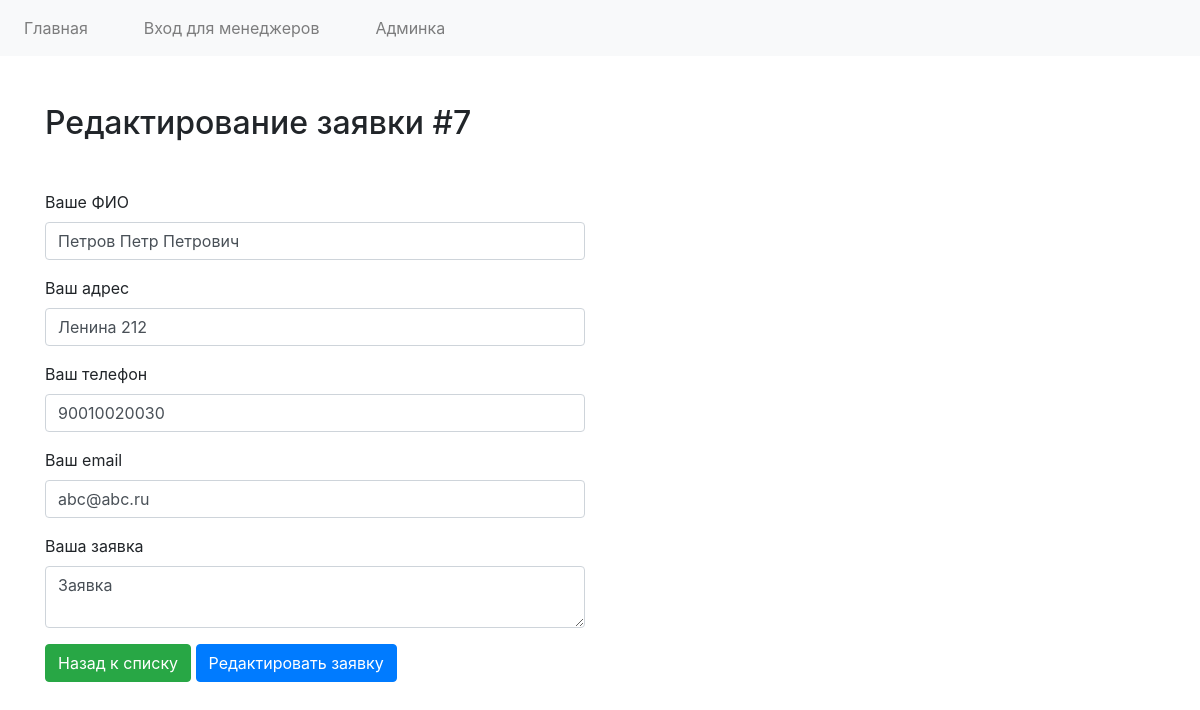
/admin-edit.php?id=7 (signed in), run on the app's committed database.
### tables this page shows
CREATE TABLE `request` (
  `id` int(11) NOT NULL,
  `name` varchar(255) NOT NULL,
  `address` varchar(255) NOT NULL,
  `phone` varchar(255) NOT NULL,
  `email` varchar(255) NOT NULL,
  `request` text NOT NULL,
  `created_at` timestamp NULL DEFAULT CURRENT_TIMESTAMP
);

### admin-edit.php (the view, shortened to what this page needs)
<?php
require_once '_header.php';
require_once '_nav.php';
$id = $_GET['id'];
$request = $connection->query("SELECT * FROM request WHERE id='$id'")->fetch();
?>
    <div class="container">
        <h2 class="mt-5 mb-5">Редактирование заявки #<?=$request['id']?></h2>
        <div class="row">
            <div class="col-md-6">
                <form class="request-form" method="post" action="actions/edit-request.php">
                    <div class="form-group">
                        <label for="name">Ваше ФИО</label>
                        <input type="text" class="form-control" name="name" id="name"
                               placeholder="Например, Иванов Иван Иванович" required value="<?=$request['name']?>">
                    </div>
                    <div class="form-group">
                        <label for="address">Ваш адрес</label>
                        <input type="text" class="form-control" name="address" id="address"
                               placeholder="Например, улица Ленина, дом 10" required value="<?=$request['address']?>">
                    </div>
                    <div class="form-group">
                        <label for="phone">Ваш телефон</label>
                        <input type="text" class="form-control" name="phone" id="phone"
                               placeholder="Например, +7 900 100 2030" required value="<?=$request['phone']?>">
                    </div>
                    <div class="form-group">
                        <label for="email">Ваш email</label>
                        <input type="email" class="form-control" name="email" id="email"
                               placeholder="Например, abc@abc.ru" required value="<?=$request['email']?>">
                    </div>
                    <div class="form-group">
                        <label for="request">Ваша заявка</label>
                        <textarea type="text" class="form-control" name="request" id="request"
                                  placeholder="Текст заявки" required><?=$request['request']?></textarea>
                    </div>
                    <a href="admin.php" class="btn btn-success">Назад к списку</a>
                    <input type="submit" class="btn btn-primary" value="Редактировать заявку">
                </form>
            </div>
        </div>
    </div>
<?php
require_once '_footer.php';

### data on the page
request: id "7", name "Петров Петр Петрович", address "Ленина 212", phone "90010020030", email "abc@abc.ru", request "Заявка"
